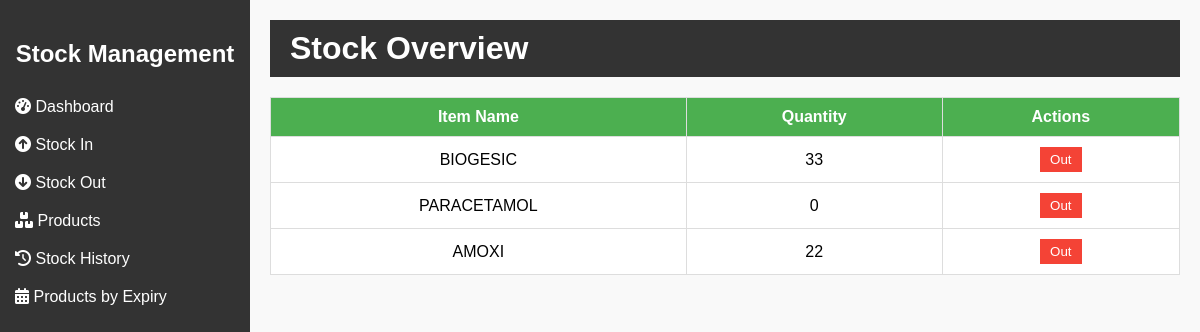
/dashboard.php (signed in), run on the app's committed database.
### tables this page shows
CREATE TABLE `inventory` (
  `id` int(11) NOT NULL,
  `item_name` varchar(255) NOT NULL,
  `quantity` int(11) DEFAULT 0,
  `price` decimal(10,2) DEFAULT 0.00,
  `created_at` timestamp NOT NULL DEFAULT current_timestamp(),
  `item_description` text DEFAULT NULL
);

### dashboard.php (the view, shortened to what this page needs)
<?php
$servername = "localhost";
$username = "root";
$password = "";
$dbname = "stock_management";
$conn = new mysqli($servername, $username, $password, $dbname);
$sql = "SELECT id, item_name, quantity FROM inventory";
$result = $conn->query($sql);
?>
<!DOCTYPE html>
<html lang="en">
<head>
    <link href="https://cdnjs.cloudflare.com/ajax/libs/font-awesome/6.0.0-beta3/css/all.min.css" rel="stylesheet">
</head>
<body>
    <div class="sidebar">
        <h2>Stock Management</h2>
        <a href="dashboard.php"><i class="fas fa-tachometer-alt icon"></i> Dashboard</a>
        <a href="stock_in.php"><i class="fas fa-arrow-circle-up icon"></i> Stock In</a>
        <a href="stock_out.php"><i class="fas fa-arrow-circle-down icon"></i> Stock Out</a>
        <a href="products.php"><i class="fas fa-boxes icon"></i> Products</a>
        <a href="history.php"><i class="fas fa-history icon"></i> Stock History</a>
        <a href="expiry_products.php"><i class="fas fa-calendar-alt icon"></i> Products by Expiry</a>
    </div>
    <div class="content">
        <div class="dashboard-header">
            <h1>Stock Overview</h1>
        </div>
        <table class="stock-table">
            <tr>
                <th>Item Name</th>
                <th>Quantity</th>
                <th>Actions</th>
            </tr>
            <?php
            if ($result->num_rows > 0) {
                while ($row = $result->fetch_assoc()) {
                    echo "<tr>
                        <td>" . $row['item_name'] . "</td>
                        <td>" . $row['quantity'] . "</td>
                        <td>
                            <button>Out</button>
                        </td>
                    </tr>";
                }
            } else {
                echo "<tr><td colspan='3'>No stock available</td></tr>";
            }
            ?>
        </table>
    </div>
</body>
</html>

### dashboard.php (style rules this page uses)
body { font-family: Arial, sans-serif; margin: 0; padding: 0; background-color: #f9f9f9; }
.sidebar { width: 250px; position: fixed; top: 0; left: 0; background-color: #333; color: #fff; height: 100%; padding-top: 20px; }
.sidebar h2 { text-align: center; }
.sidebar a { display: block; padding: 10px 15px; text-decoration: none; color: #fff; font-size: 16px; }
.content { margin-left: 250px; padding: 20px; }
.dashboard-header { display: flex; justify-content: space-between; align-items: center; background-color: #333; color: white; padding: 10px 20px; }
.dashboard-header h1 { margin: 0; }
.stock-table { width: 100%; border-collapse: collapse; margin-top: 20px; }
.stock-table th, .stock-table td { padding: 10px; text-align: center; border: 1px solid #ddd; }
.stock-table th { background-color: #4CAF50; color: white; }
.stock-table td { background-color: #fff; }
.stock-table td button { padding: 5px 10px; background-color: #f44336; color: white; border: none; cursor: pointer; }

### data on the page
inventory: item_name "BIOGESIC", quantity "33"
inventory: item_name "PARACETAMOL", quantity "0"
inventory: item_name "AMOXI", quantity "22"
